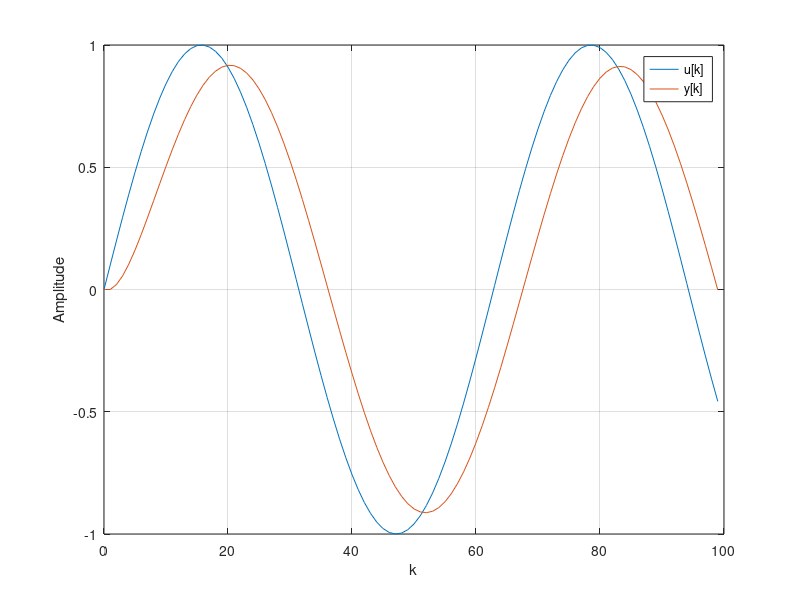

The MATLAB script that drew this image:

N = 100;
n = 0:N-1;

u = sin(0.1 * n);   % example input

% Static linear system: y[k] = 2 * u[k]
y_static_linear = 2 * u;

% Static nonlinear system: y[k] = u[k]^2
y_static_nonlinear = u.^2;

% Dynamic linear system: y[k+1] = a*y[k] + b*u[k]
a = 0.8;
b = 0.2;
y_dynamic = zeros(size(u));
for k = 1:(N-1)
    y_dynamic(k+1) = a * y_dynamic(k) + b * u(k);
end

% Plot to visualize dynamic memory
figure;
plot(n, u, 'DisplayName', 'u[k]');
hold on;
plot(n, y_dynamic, 'DisplayName', 'y[k]');
xlabel('k');
ylabel('Amplitude');
legend('show');
grid on;
      
